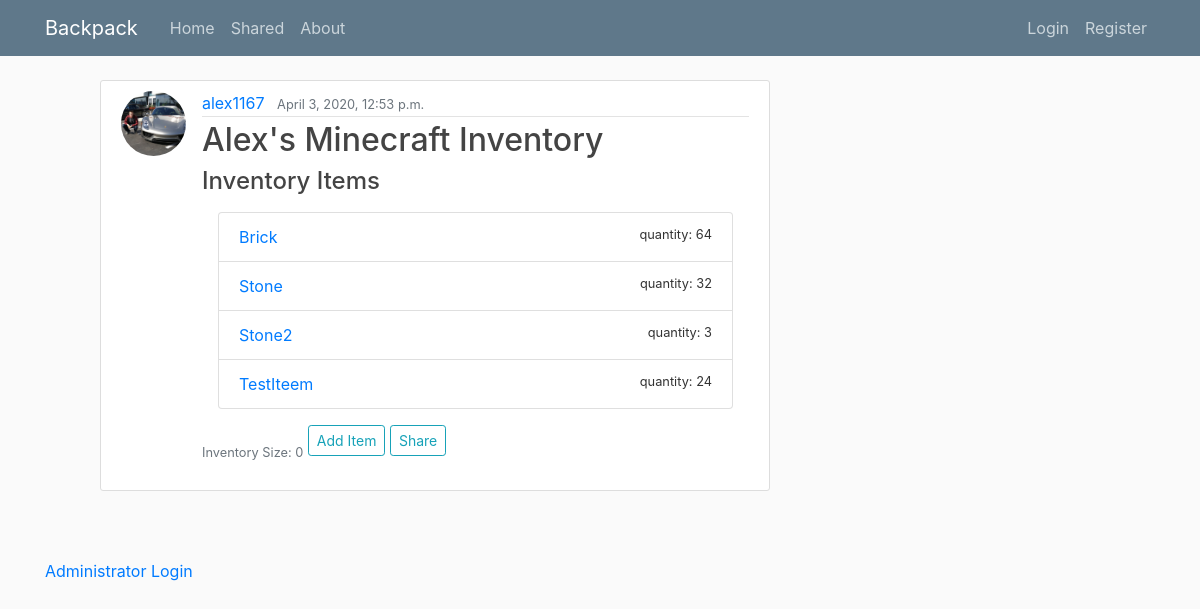
The app's page /inv/3/ with its own data.
### inv_manage/models.py (models this page shows, shortened)
class Inventory(models.Model):
    name = models.CharField(max_length = 100)
    date_created = models.DateTimeField(auto_now_add = True)
    inv_size = models.IntegerField(default=0)
    author = models.ForeignKey(User, on_delete=models.CASCADE)

class Item(models.Model):
    name = models.CharField(max_length=100)
    description = models.TextField()
    quantity = models.IntegerField(default=0)
    picture = models.ImageField(default='default.jpg', upload_to='item_pics')
    inventory = models.ForeignKey(Inventory, on_delete=models.CASCADE)
    price = models.FloatField(default=0, blank=True)
    storage_location = models.CharField(max_length=100, default='', blank=True)
    status = models.CharField(max_length=100, default='', blank=True)
    internal_id = models.CharField(max_length=100, default='', blank=True)

### users/models.py (models this page shows, shortened)
class Profile(models.Model):
    user = models.OneToOneField(User, on_delete=models.CASCADE)
    image = models.ImageField(default='profile_pics/default.jpg', upload_to='profile_pics')

### inv_manage/views.py (the view)
# urls.py: path('inv/<int:pk>/', InvDetailView.as_view(), name='inv_manage-detail'),
class InvDetailView(DetailView):
    model = Inventory
    template_name = 'inv_manage/inv_detail.html'
    context_object_name = 'inv'
    def get_context_data(self, **kwargs):
        context = super().get_context_data(**kwargs)
        inv = get_object_or_404(Inventory, pk=self.kwargs.get('pk'))
        context['item_list'] = Item.objects.filter(inventory = inv)
        print(self.kwargs)
        return context

### inv_manage/templates/inv_manage/inv_detail.html (shortened to what this page needs)
{% extends 'inv_manage/layout.html' %} {% block content %}
<ul class="collection">
  <article class="media content-section">
    <img
      class="rounded-circle article-img"
      src="{{ inv.author.profile.image.url }}"
    />
    <div class="media-body">
      <div class="article-metadata">
        <a
          class="mr-2"
          href="{% url 'inv_manage-user_invs' inv.author.username %}"
          >{{ inv.author }}</a
        >
        <small class="text-muted">{{ inv.date_created }}</small>
      </div>
      <h2 class="article-title">{{ inv.name }}</h2>
      <h4 class="article-title">Inventory Items</h4>
      <ul class="list-group m-3">
        {% for item in item_list %}
        <li class="list-group-item">
          <a href="{% url 'inv_manage-item-detail' item.pk %}"
            >{{ item.name }}</a
          >
          <small class="float-right">quantity: {{ item.quantity }}</small>
        </li>
        {% endfor %}
      </ul>
      <small class="text-muted">Inventory Size: {{ inv.inv_size }}</small>
      <a
        class="btn btn-sm btn-outline-info mb-4"
        href="{% url 'inv_manage-create-item' inv.id %}"
        >Add Item</a
      >
      <a class="btn btn-sm btn-outline-info mb-4" href="#">Share</a>
    </div>
  </article>
</ul>
{% endblock %}

### inv_manage/static/inv_manage/main.css (style rules this page uses)
body { background: #fafafa; color: #333333; margin-top: 5rem; }
h1, h2, h3, h4, h5, h6 { color: #444444; }
ul { margin: 0; }
.content-section { background: #ffffff; padding: 10px 20px; border: 1px solid #dddddd; border-radius: 3px; margin-bottom: 20px; }
.article-title { color: #444444; }
.article-img { height: 65px; width: 65px; margin-right: 16px; }
.article-metadata { padding-bottom: 1px; margin-bottom: 4px; border-bottom: 1px solid #e3e3e3; }

### records on screen
Inventory: author.profile.image (picture), author "alex1167", date_created "April 3, 2020, 12:53 p.m.", name "Alex's Minecraft Inventory", inv_size "0"
Item: name "Brick", quantity "64"
Item: name "Stone", quantity "32"
Item: name "Stone2", quantity "3"
Item: name "TestIteem", quantity "24"
